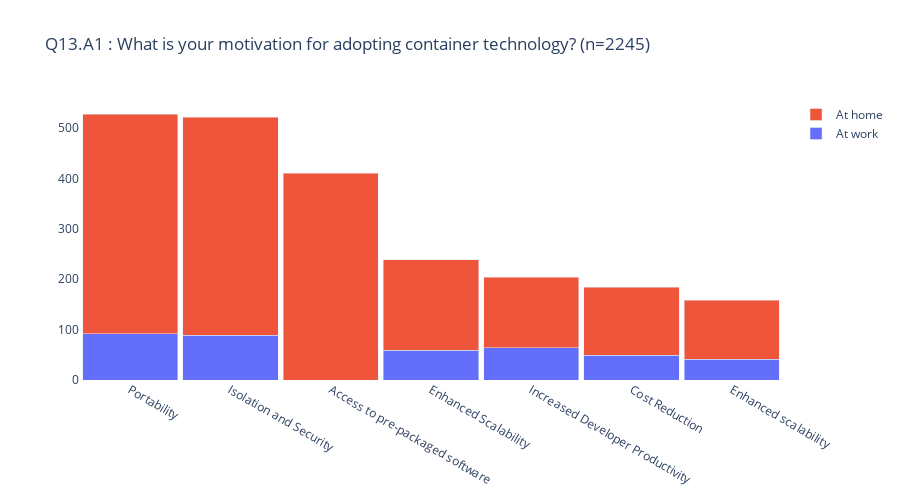

The notebook cell saved with this chart:
### Code cell
# 
# Q13.A1 - Q13.A7
#

wq = pd.concat([work_df["Q13.A1"].value_counts(),\
                work_df["Q13.A3"].value_counts(),\
                work_df["Q13.A4"].value_counts(),\
                work_df["Q13.A5"].value_counts(),\
                work_df["Q13.A6"].value_counts(),\
                work_df["Q13.A7"].value_counts(),\
                work_df["Q13.Other"].value_counts()])

hq = pd.concat([home_df["Q13.A1"].value_counts(),\
                home_df["Q13.A2"].value_counts(),\
                home_df["Q13.A3"].value_counts(),\
                home_df["Q13.A4"].value_counts(),\
                home_df["Q13.A5"].value_counts(),\
                home_df["Q13.A6"].value_counts(),\
                home_df["Q13.A7"].value_counts(),\
                home_df["Q13.Other"].value_counts()])

double_bar_chart(
    "Q13.A1",
    questions["#Q13"], 
    CWORK, wq[lambda x: x > THRESHOLD], 
    CHOME, hq[lambda x: x > THRESHOLD])

### Figure 1 — Plotly figure (JSON) as saved in the notebook; plotly's stock layout.template omitted (floating-point values rounded to 4 significant figures)
{"data": [{"name": "At work", "type": "bar", "x": ["Portability", "Increased Developer Productivity", "Cost Reduction", "Enhanced Scalability", "Isolation and Security", "Enhanced scalability"], "y": [92, 64, 49, 59, 89, 41]}, {"name": "At home", "type": "bar", "x": ["Portability", "Access to pre-packaged software", "Increased Developer Productivity", "Cost Reduction", "Enhanced Scalability", "Isolation and Security", "Enhanced scalability"], "y": [436, 410, 140, 135, 180, 433, 117]}], "layout": {"bargap": 0.05, "barmode": "stack", "height": 500, "plot_bgcolor": "#FFFFFF", "showlegend": true, "title": {"text": "Q13.A1 : What is your motivation for adopting container technology? (n=2245)"}, "width": 900, "xaxis": {"autorange": true, "categoryorder": "total descending", "range": [-0.5, 6.5], "type": "category"}, "yaxis": {"autorange": true, "range": [0, 555.8], "type": "linear"}}}
